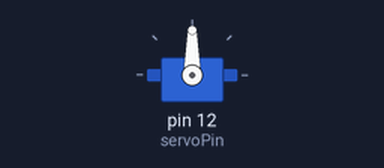
This sketch was run on a simulated Arduino Uno, built with avr-gcc and run on an emulated ATmega328P. Shown: servo.

Above: at 0.05 s.
At 1.5 s:
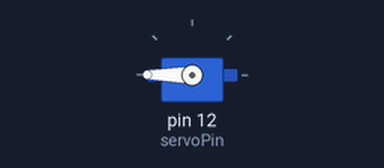
At 3.0 s:
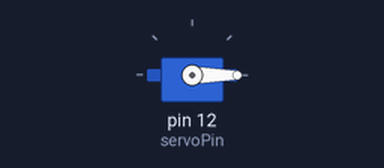
Timing chart, 0 to 6.9 s (numbered marks = the images above):
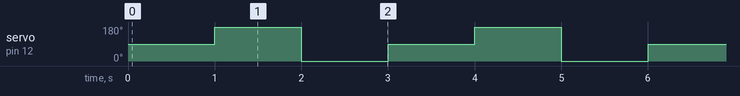

Measured:
- by itself, servo on pin 12 (servoPin): repeats every 3.0 s: 0° 1.0 s, 90° 1.0 s, 180° 1.0 s

The sketch:

ServoMotor.ino
```cpp
// install the servo lib

#include<Servo.h>

int servoPin = 12 ;
Servo ServoDemo;

void setup() {
ServoDemo.attach(servoPin);
}

void loop(){

ServoDemo.write(90);
delay(1000);

ServoDemo.write(180);
delay(1000);

ServoDemo.write(0);
delay(1000);
}
```
